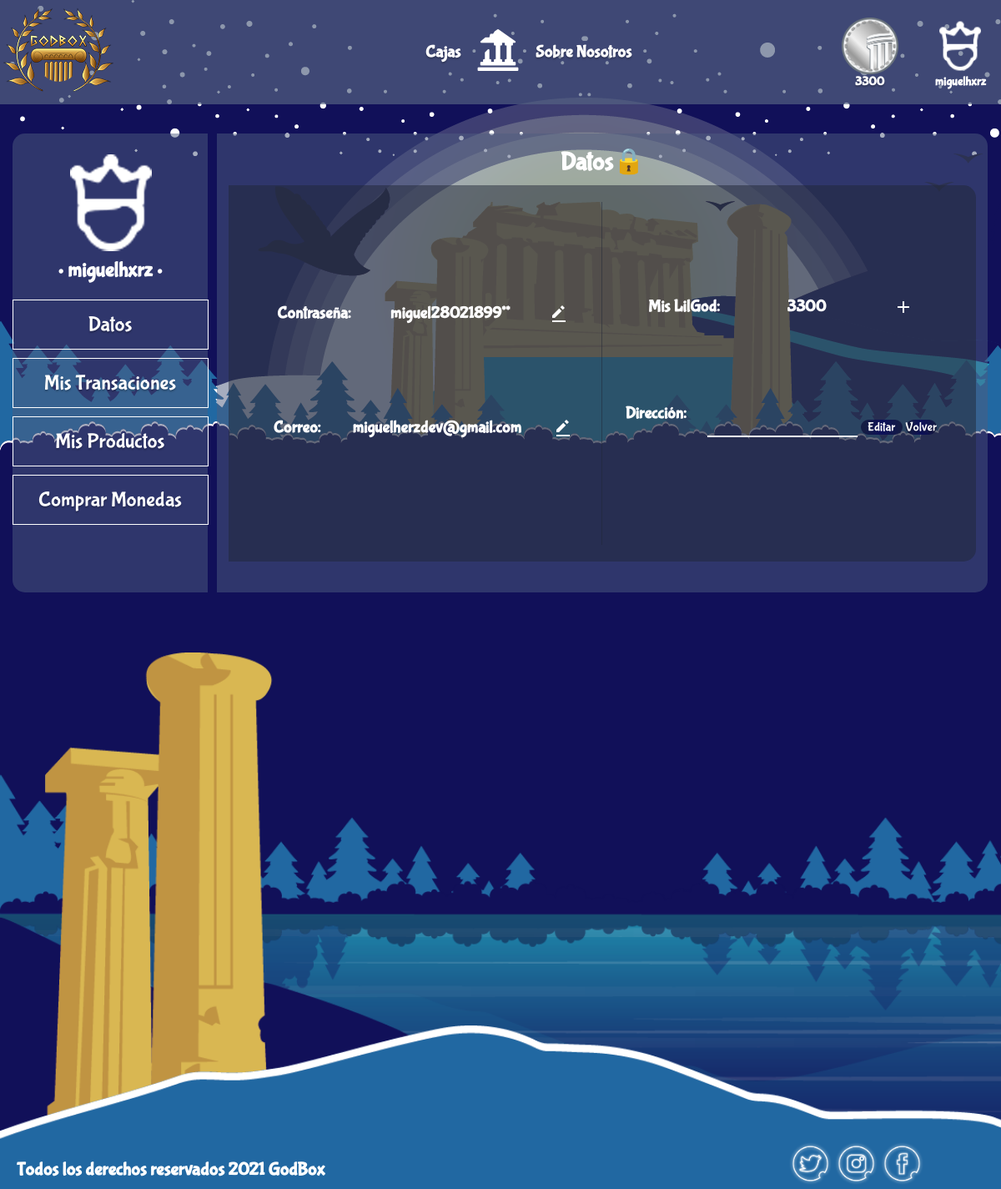
The app's page /CRUD/update-address.php (signed in), older data.
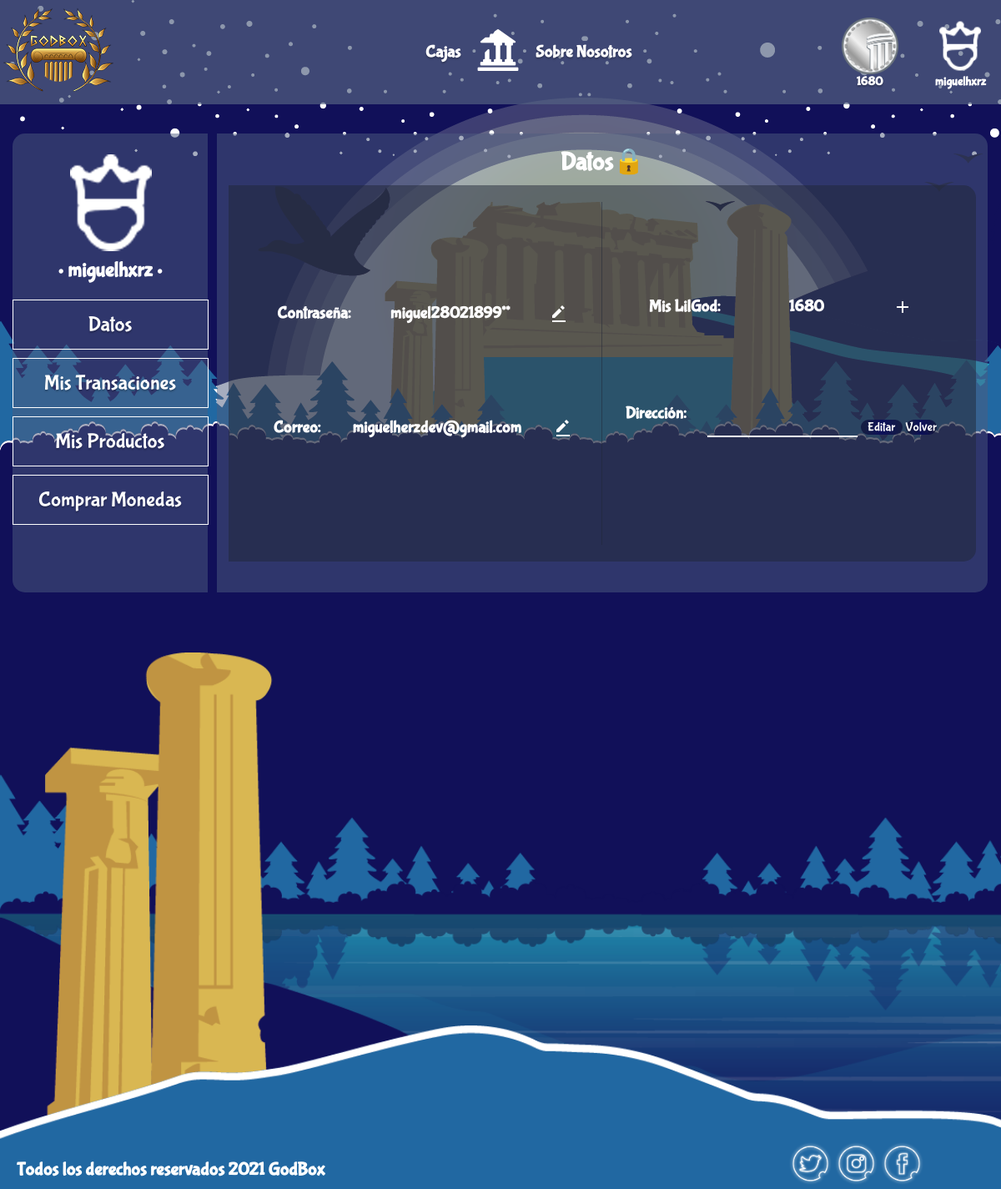
The same page, newer data.
### tables this page shows
CREATE TABLE `users` (
  `username` varchar(45) NOT NULL,
  `password` varchar(45) NOT NULL,
  `coins` int(11) NOT NULL,
  `id` varchar(45) NOT NULL,
  `email` varchar(45) NOT NULL,
  `address` varchar(45) NOT NULL,
  `birth` varchar(45) NOT NULL,
  `fecha de registro` varchar(11) NOT NULL
);

### model/connect_db.php (called while the page is built, shortened)
<?php
class connect_db {
  var $conection;
  function __construct () {
    $server_conect = "localhost";
    $username = "root";
    $password = "12345678";
    $use_db = "godbox";
    $this->conection = new mysqli($server_conect, $username, $password, $use_db);
  }
  function add_instruc($instruct) {
    return $this->conection->query($instruct);
  }
}
?>

### model/user.php (called while the page is built, shortened)
<?php
  class user {
  private $data_base;
  function __construct() {
    $this->data_base= new connect_db();
  }
    function GetByUsername($username){
      $query_send = "SELECT `username`, `password`, `id`, `email`, `address`, `coins` FROM `users` WHERE  `username` = '$username'";
      $question = $this->data_base->add_instruc($query_send);
      return $question;
    }
    function getCoinsdb($username){
      $query_send = "SELECT `coins` FROM `users` WHERE `username` = '".$username."'";
      $question =  $this->data_base->add_instruc($query_send);
      if(mysqli_num_rows($question) > 0){
         $rows = mysqli_fetch_array($question);
         return $rows['coins'];
      }else {
        return 0;
      }
    }
}
?>

### CRUD/update-address.php (the view, shortened to what the changed rows need)
<?php
require_once('../controllers/header-controller.php');
require_once('../model/user.php');
?>
<!DOCTYPE html>
<html lang="en">
<head>
  <link rel="stylesheet" href="../css/user_page.css">
</head>
<body>
       <?php include($header);
       $user = new user;
       $question = $user->GetByUsername($_SESSION['user']);
       while ($row = mysqli_fetch_array($question)):?>
     <main class="container">
        <section class="panel__container">
          <articles class="admin__container">
            <div class="admin__profile">
              <figure class="admin__ico-container">
                <img src="../assets/icons/user-profile.png" alt="" title="">
              </figure>
              <h4 class="title"><?php echo $_SESSION['user']?></h4>
            </div>
            <div class="select__reports">
                <a href="../view/user_page.php"><div class="btn__report">Datos</div></a>
                <a href="../view/transaciones_user.php"><div class="btn__report">Mis Transaciones</div></a>
                <a href="../view/productos_user.php"><div class="btn__report">Mis Productos</div></a>
                <a href="../view/buy_coins.php"><div class="btn__report">Comprar Monedas</div></a>
        </articles>
      </section>
      <section class="reports__container">
          <h4 class="title">Datos🔒</h4>
          <div class="put__reports">
            <div class="essencial__crud">
              <div class="crud password">
              <h4>Contraseña:</h4> <h4 class="respuesta"><?php echo $row["password"];?></h4>
                <a href="../CRUD/update-password.php"><img src="../assets/icons/bx-edit-alt.svg" alt="editar" title="editar contraseña"></a>
              </div>
              <div class="crud email">
                <h4>Correo:</h4> <h4 class="respuesta"><?php echo $row["email"];?></h4>
                <a href="../CRUD/update-email.php"><img src="../assets/icons/bx-edit-alt.svg" alt="editar" title="editar correo"></a>
              </div>
            </div>
            <div class="other__crud">
              <div class="crud LilGod">
                <h4>Mis LilGod:</h4> <h4 class="respuesta"><?php echo $row["coins"];?></h4>
                <a href="../view/buy_coins.php"><img src="../assets/icons/outline_add_white_24dp.png" alt="Comprar Más" title="Comprar Más"></a>
              </div>
              <div class="crud address">
              <h4>Dirección:</h4>
                <form method="POST">
                  <input type="text" name="address" value="" maxlength="45" size="45">
                  <input type="submit" class="btn-edit" name="btn-edit" value="Editar">
                  <a href="../view/user_page.php" class="volver">Volver</a>
              </form>
              </div>
              <?php endwhile ?>
            </div>
          </div>
      </section>
    </main>
</body>
</html>

### partials/header-user.php (shortened to what the changed rows need)
<?php
    require_once('../model/connect_db.php');
    require_once('../model/user.php');
    $user = new user();
    $username = $_SESSION['user'];
    $coins = $user->getCoinsdb($username);
?>
<header class="header-u">
        <div class="container-header-u">
            <section class="options-u">
                <div class="link-u">
                    <ul class="btn-menu-u">
                    <a href="../view/buy_coins.php">
                        <img src="../assets/icons/coin.png" alt="" class="item-u">
                        <?php echo "<h3 class ='name'>".$coins."</h3>"?>
                    </a>
                    </ul>
                </div>
            </section>
        </div>
    </header>

Row changes from the older to the newer data that the page shows:
changed users "miguel28021899**": coins "3300" → "1680"
